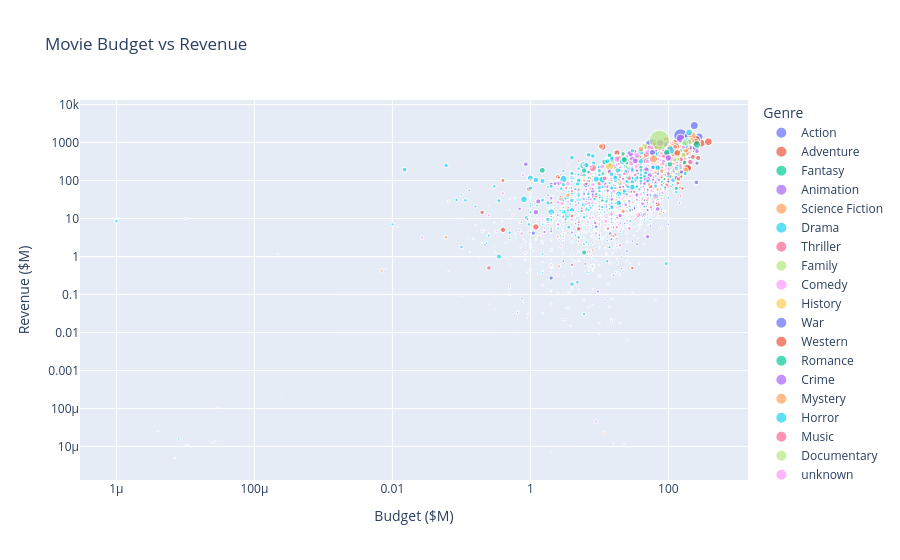

Source (notebook cell):
### Markdown cell above
### budget vs revenue

### Code cell
scatter_df = merged_df[
    (merged_df["budget_million"] > 0) &
    (merged_df["revenue_million"] > 0)
].copy()

fig_budget = px.scatter(
    scatter_df,
    x="budget_million",
    y="revenue_million",
    size="popularity",
    hover_name="title",
    color="primary_genre",
    log_x=True,
    log_y=True,
    title="Movie Budget vs Revenue",
    labels={
        "budget_million": "Budget ($M)",
        "revenue_million": "Revenue ($M)",
        "primary_genre": "Genre"
    }
)

fig_budget.show()

### Figure 1 — Plotly figure (JSON) as saved in the notebook; plotly's stock layout.template omitted (floating-point values rounded to 4 significant figures; data arrays with more than 128 entries replaced by an {"elided": "..."} marker saying what was removed)
{"data": [{"hovertemplate": "<b>%{hovertext}</b><br><br>Genre=Action<br>Budget ($M)=%{x}<br>Revenue ($M)=%{y}<br>popularity=%{marker.size}<extra></extra>", "hovertext": {"elided": "588 str values"}, "legendgroup": "Action", "marker": {"color": "#636efa", "size": {"elided": "588 float values"}, "sizemode": "area", "sizeref": 2.189, "symbol": "circle"}, "mode": "markers", "name": "Action", "showlegend": true, "type": "scattergl", "x": {"elided": "588 float values"}, "xaxis": "x", "y": {"elided": "588 float values"}, "yaxis": "y"}, {"hovertemplate": "<b>%{hovertext}</b><br><br>Genre=Adventure<br>Budget ($M)=%{x}<br>Revenue ($M)=%{y}<br>popularity=%{marker.size}<extra></extra>", "hovertext": {"elided": "288 str values"}, "legendgroup": "Adventure", "marker": {"color": "#EF553B", "size": {"elided": "288 float values"}, "sizemode": "area", "sizeref": 2.189, "symbol": "circle"}, "mode": "markers", "name": "Adventure", "showlegend": true, "type": "scattergl", "x": {"elided": "288 float values"}, "xaxis": "x", "y": {"elided": "288 float values"}, "yaxis": "y"}, {"hovertemplate": "<b>%{hovertext}</b><br><br>Genre=Fantasy<br>Budget ($M)=%{x}<br>Revenue ($M)=%{y}<br>popularity=%{marker.size}<extra></extra>", "hovertext": ["Spider-Man 3", "Oz: The Great and Powerful", "Evan Almighty", "Maleficent", "How to Train Your Dragon", "The Curious Case of Benjamin Button", "The Sorcerer's Apprentice", "Alice Through the Looking Glass", "Shrek the Third", "Hancock", "G-Force", "Rise of the Guardians", "Spider-Man", "How to Train Your Dragon 2", "Gods of Egypt", "Home", "R.I.P.D.", "Asterix at the Olympic Games", "Teenage Mutant Ninja Turtles: Out of the Shadows", "The Smurfs 2", "Eragon", "The Lovely Bones", "The Nutcracker: The Untold Story", "Meet Joe Black", "Nutty Professor II: The Klumps", "Bruce Almighty", "Bedtime Stories", "The Last Witch Hunter", "The League of Extraordinary Gentlemen", "Immortals", "Underworld: Awakening", "The Santa Clause 2", "The Kid", "The Green Mile", "Hellboy", "The Legend of Bagger Vance", "DragonHeart", "The Nutty Professor", "Casper", "Death Becomes Her", "Blade II", "Into the Woods", "Hansel & Gretel: Witch Hunters", "Beautiful Creatures", "Drive Angry", "Bedazzled", "The Flintstones", "The Ant Bully", "Underworld: Evolution", "Red Riding Hood", "Aliens vs Predator: Requiem", "The Island of Dr. Moreau", "Quest for Camelot", "The Crow", "Batman", "Underworld: Rise of the Lycans", "Krull", "Dragon Wars: D-War", "Babe", "Midnight in Paris", "The Age of Adaline", "Dawn of the Dead", "Nanny McPhee", "Don't Be Afraid of the Dark", "Muppets from Space", "Howl's Moving Castle", "The Adventurer: The Curse of the Midas Box", "Ghost", "The Santa Clause", "Underworld", "Edward Scissorhands", "Daybreakers", "To Die For", "Spirited Away", "Big", "Dragonslayer", "The Illusionist", "Pan's Labyrinth", "Enter the Void", "Beetlejuice", "Firestarter", "Being John Malkovich", "Aquamarine", "2046", "Gremlins", "Dogma", "Donnie Darko", "Night Watch", "Mirrormask", "Troll Hunter", "Jason Goes to Hell: The Final Friday", "Snow White and the Seven Dwarfs", "The Prophecy"], "legendgroup": "Fantasy", "marker": {"color": "#00cc96", "size": [115.7, 46.99, 27.08, 110.6, 67.26, 60.27, 35.58, 56.27, 42.99, 56.76, 26.71, 61.79, 82.5, 100.2, 56.26, 63.47, 39.45, 20.34, 39.87, 32.47, 30.86, 29.26, 3.593, 36.07, 17.78, 109.7, 23.53, 52.61, 47.44, 37.92, 58.4, 14.65, 18.28, 103.7, 47.48, 16.85, 31.79, 20.28, 19.83, 29.5, 67.17, 65.9, 53.03, 40.72, 30.39, 19.35, 28.96, 20.24, 49.02, 45.15, 39.38, 13.21, 16.06, 44.69, 44.1, 51.93, 9.905, 4.822, 34.37, 43.75, 82.05, 44.53, 24.36, 14.56, 6.589, 49.55, 8.843, 41.97, 16.23, 81.83, 47.51, 28.02, 12.31, 119.0, 20.72, 3.258, 36.96, 90.81, 20.4, 58.55, 11.38, 27.55, 16.93, 12.66, 45.07, 14.54, 61.21, 12.54, 7.758, 12.98, 10.34, 80.17, 11.82], "sizemode": "area", "sizeref": 2.189, "symbol": "circle"}, "mode": "markers", "name": "Fantasy", "showlegend": true, "type": "scattergl", "x": [258, 200, 175, 180, 165, 150, 150, 170, 160, 150, 150, 145, 139, 145, 140, 135, 130, 97.25, 135, 105, 100, 65, 90, 90, 84, 80, 80, 90, 78, 75, 70, 65, 65, 60, 66, 80, 57, 54, 50, 55, 54, 50, 50, 60, 50, 48, 46, 50, 50, 42, 40, 40, 40, 15, 35, 35, 27, 70, 30, 30, 25, 28, 25, 25, 24, 24, 25, 22, 22, 22, 20, 20, 20, 15, 18, 18, 40, 19, 13, 15, 15, 13, 12, 12, 11, 10, 6, 4.2, 4, 3.5, 3, 1.488, 8e-06], "xaxis": "x", "y": [890.9, 491.9, 173, 758.5, 494.9, 333.9, 215.3, 299.4, 799.0, 624.0, 292.8, 306.9, 821.7, 609.1, 150.7, 368.9, 61.65, 132.9, 245.6, 347.4, 249.3, 93.53, 16.18, 142.9, 123.3, 484.6, 212.9, 146.9, 179.3, 226.9, 160.1, 172.9, 69.7, 284.6, 99.32, 39.46, 115.3, 128.8, 287.9, 149.0, 155.0, 212.9, 224.8, 60.05, 28.93, 90.38, 341.6, 55.18, 111.3, 89.16, 41.8, 49.63, 38.17, 94, 411.3, 91.35, 16.52, 53.59, 254.1, 151.1, 65.66, 102.4, 122.5, 36.99, 16.29, 234.7, 0.006399, 505, 189.8, 95.71, 53, 51.42, 21.28, 274.9, 151.7, 14.11, 86.92, 83.26, 0.7542, 73.33, 17.08, 22.86, 23.01, 19.27, 153.1, 30.65, 1.271, 32, 0.867, 4.16, 15.94, 184.9, 1.6e-05], "yaxis": "y"}, {"hovertemplate": "<b>%{hovertext}</b><br><br>Genre=Animation<br>Budget ($M)=%{x}<br>Revenue ($M)=%{y}<br>popularity=%{marker.size}<extra></extra>", "hovertext": ["Tangled", "Monsters University", "Cars 2", "Toy Story 3", "Brave", "WALL·E", "A Christmas Carol", "Up", "Monsters vs Aliens", "Ratatouille", "Frozen", "Bolt", "Kung Fu Panda 2", "Mr. Peabody & Sherman", "Madagascar 3: Europe's Most Wanted", "Happy Feet Two", "Turbo", "Rango", "Dinosaur", "Megamind", "Rio 2", "Monsters, Inc.", "The Smurfs", "Home on the Range", "Stuart Little", "Epic", "Legend of the Guardians: The Owls of Ga'Hoole", "The Peanuts Movie", "Surf's Up", "Ice Age: Continental Drift", "Finding Nemo", "Toy Story 2", "Cloudy with a Chance of Meatballs", "Ice Age: Dawn of the Dinosaurs", "Mulan", "Atlantis: The Lost Empire", "Rio", "Happy Feet", "Hotel Transylvania", "Lilo & Stitch", "Robots", "Space Jam", "Hotel Transylvania 2", "Fantasia 2000", "Walking With Dinosaurs", "Looney Tunes: Back in Action", "Cloudy with a Chance of Meatballs 2", "The Secret Life of Pets", "Despicable Me 2", "Ice Age: The Meltdown", "Shark Tale", "Monster House", "Titan A.E.", "The Simpsons Movie", "Cars", "The SpongeBob Movie: Sponge Out of Water", "Legends of Oz: Dorothy's Return", "Despicable Me", "Ice Age", "Astro Boy", "Hop", "Chicken Little", "Coraline", "The Boxtrolls", "Free Birds", "The Pirates! In an Adventure with Scientists!", "Anastasia", "Barnyard", "Garfield", "Happily N'Ever After", "Foodfight!", "Pinocchio", "Chicken Run", "Escape from Planet Earth", "Frankenweenie", "Space Chimps", "Valiant", "Ponyo", "Cats Don't Dance", "Toy Story", "The SpongeBob SquarePants Movie", "Winnie the Pooh", "Aladdin", "The Rugrats Movie", "Space Pirate Captain Harlock", "Meet the Deedles", "Underdogs", "The Tigger Movie", "A Scanner Darkly", "Hoodwinked!", "Khumba", "The Land Before Time", "Ernest & Celestine", "Legend of a Rabbit", "Anomalisa", "The Snow Queen", "Fantasia", "Roadside Romeo", "Bambi"], "legendgroup": "Animation", "marker": {"color": "#ab63fa", "size": [48.68, 89.19, 49.99, 60.0, 125.1, 66.39, 39.74, 92.2, 36.17, 65.68, 165.1, 41.85, 51.25, 38.73, 44.99, 17.77, 44.77, 29.91, 26.55, 68.76, 42.4, 106.8, 36.65, 19.63, 30.48, 36.71, 37.32, 34.31, 23.23, 65.23, 85.69, 73.58, 46.78, 69.46, 67.43, 51.55, 46.2, 37.27, 56.26, 55.66, 29.56, 36.13, 61.69, 14.53, 10.09, 16.72, 41.25, 31.48, 136.9, 85.12, 47.09, 36.37, 14.44, 46.88, 82.64, 36.95, 6.682, 113.9, 99.56, 24.86, 16.79, 47.97, 51.15, 30.66, 14.41, 23.7, 45.57, 10.43, 17.67, 10.41, 5.259, 46.01, 31.79, 18.14, 27.91, 6.293, 14.05, 39.59, 4.098, 73.64, 27.87, 19.14, 92.98, 7.981, 14.73, 2.353, 14.87, 9.83, 26.09, 23.98, 6.46, 28.67, 11.1, 0.7387, 21.02, 5.339, 32.88, 0.2536, 47.65], "sizemode": "area", "sizeref": 2.189, "symbol": "circle"}, "mode": "markers", "name": "Animation", "showlegend": true, "type": "scattergl", "x": [260, 200, 200, 200, 185, 180, 200, 175, 175, 150, 150, 150, 150, 145, 145, 130, 135, 135, 127.5, 130, 103, 115, 110, 110, 133, 100, 80, 99, 85, 95, 94, 90, 100, 90, 90, 120, 90, 100, 85, 80, 75, 80, 80, 80, 80, 80, 78, 75, 76, 80, 75, 75, 75, 75, 120, 74, 70, 69, 59, 65, 63, 150, 60, 60, 55, 60, 53, 51, 50, 47, 65, 2.6, 45, 40, 39, 37, 35, 41.68, 32, 30, 30, 30, 28, 30, 30, 24, 22, 30, 8.7, 15, 20, 12.3, 12.52, 19, 8, 7, 2.28, 7, 0.858], "xaxis": "x", "y": [591.8, 743.6, 559.9, 1067.0, 539.0, 521.3, 325.2, 735.1, 381.5, 623.7, 1274.0, 310.0, 665.7, 272.9, 746.9, 150.4, 282.6, 245.7, 354.2, 321.9, 500.2, 562.8, 563.7, 104.0, 300.1, 268.4, 140.1, 246.2, 149.0, 877.2, 940.3, 497.4, 243.0, 886.7, 304.3, 186.1, 484.6, 384.3, 358.4, 145.8, 260.7, 250.2, 473.2, 90.87, 126.5, 68.51, 248.4, 876.0, 970.8, 660.9, 367.3, 140.2, 36.75, 527.1, 462.0, 311.6, 18.66, 543.5, 383.3, 44.09, 184.0, 314.4, 124.6, 108.3, 110, 118.3, 139.8, 72.78, 200.8, 38.09, 0.07371, 84.3, 224.8, 74.6, 35.29, 63.8, 19.48, 187.5, 3.567, 373.6, 140.2, 14.46, 504.1, 100.5, 17.14, 4.562, 24, 45.55, 7.66, 51.05, 27.19, 84.46, 8.109, 2.57, 5.659, 12.4, 83.32, 1.1, 267.4], "yaxis": "y"}, {"hovertemplate": "<b>%{hovertext}</b><br><br>Genre=Science Fiction<br>Budget ($M)=%{x}<br>Revenue ($M)=%{y}<br>popularity=%{marker.size}<extra></extra>", "hovertext": ["The Avengers", "Transformers: Revenge of the Fallen", "Transformers: Age of Extinction", "Jupiter Ascending", "X-Men: Apocalypse", "Dawn of the Planet of the Apes", "Terminator Genisys", "Star Trek", "The Incredible Hulk", "Ant-Man", "After Earth", "The Hunger Games: Mockingjay - Part 1", "Prometheus", "Elysium", "Star Wars: Episode III - Revenge of the Sith", "Teenage Mutant Ninja Turtles", "Gravity", "Ender's Game", "Mission to Mars", "The 6th Day", "The Hunger Games", "The Time Machine", "The Invasion", "Unbreakable", "Sphere", "Star Trek: Insurrection", "Blade: Trinity", "Alien: Resurrection", "Planet 51", "Star Trek: Nemesis", "The Flintstones in Viva Rock Vegas", "Alien³", "The Adjustment Bureau", "Star Trek: First Contact", "Sunshine", "Serenity", "Star Trek: Generations", "Riddick", "Hot Tub Time Machine", "Star Trek: The Motion Picture", "Species", "Predator 2", "Flash Gordon", "District 9", "Star Trek V: The Final Frontier", "Ultraviolet", "Blade Runner", "Star Trek VI: The Undiscovered Country", "Self/less", "Teenage Mutant Ninja Turtles II: The Secret of the Ooze", "Star Trek IV: The Voyage Home", "Firefox", "Close Encounters of the Third Kind", "Eternal Sunshine of the Spotless Mind", "Star Trek III: The Search for Spock", "Austin Powers: International Man of Mystery", "Predator", "Steel", "The Butterfly Effect", "Baby Geniuses", "The Mist", "Chronicle", "Project Almanac", "Space Battleship Yamato", "Invaders from Mars", "2001: A Space Odyssey", "E.T. the Extra-Terrestrial", "Recess: School's Out", "Skyline", "Barbarella", "Akira", "The Andromeda Strain", "Escape from New York", "Moon", "The Purge", "The Divide", "Timecrimes", "Robot & Frank", "Primer"], "legendgroup": "Science Fiction", "marker": {"color": "#FFA15A", "size": [144.4, 21.94, 116.8, 85.37, 139.3, 243.8, 202.0, 73.62, 62.9, 120.1, 42.84, 206.2, 68.89, 67.34, 44.11, 143.4, 110.2, 45.95, 16.06, 18.45, 68.55, 25.98, 15.67, 42.01, 18.66, 19.71, 49.66, 37.45, 23.66, 21.61, 6.248, 45.86, 26.61, 25.67, 51.5, 45.39, 14.78, 46.63, 33.93, 24.62, 23.61, 27.93, 12.34, 63.14, 19.58, 15.9, 94.06, 16.19, 66.1, 15.51, 22.26, 8.701, 52.46, 56.48, 15.31, 36.16, 50.01, 2.849, 73.31, 4.58, 37.1, 64.5, 32.94, 5.158, 4.234, 86.2, 56.11, 5.699, 26.27, 14.17, 39.34, 12.52, 24.35, 46.11, 54.4, 11.88, 19.03, 23.42, 23.31], "sizemode": "area", "sizeref": 2.189, "symbol": "circle"}, "mode": "markers", "name": "Science Fiction", "showlegend": true, "type": "scattergl", "x": [220, 150, 210, 176.0, 178, 170, 155, 150, 150, 130, 130, 125, 130, 115, 113, 125, 105, 110, 90, 82, 75, 80, 80, 75, 75, 70, 65, 70, 70, 60, 83, 50, 50.2, 46, 50, 39, 38, 38, 36, 35, 35, 35, 35, 30, 30, 30, 28, 27, 26, 25, 24, 18, 20, 20, 18, 16.5, 18, 16, 13, 12, 18, 15, 12, 12, 12, 10.5, 10.5, 10, 10, 9, 8, 6.5, 6, 5, 3, 3, 2.6, 2.5, 0.007], "xaxis": "x", "y": [1520.0, 836.3, 1091.0, 184.0, 543.9, 710.6, 440.6, 385.7, 163.7, 519.3, 243.8, 752.1, 403.2, 286.1, 850, 477.2, 716.4, 125.5, 60.87, 96.09, 691.2, 123.7, 15.07, 248.1, 13.1, 118, 128.9, 162, 104.9, 67.31, 59.47, 159.8, 127.9, 150, 32.02, 38.87, 120, 98.34, 64.57, 139, 113.4, 57.12, 27.11, 210.8, 70.2, 31.07, 33.14, 96.9, 30.52, 78, 133, 70.69, 303.8, 72.26, 87, 67.68, 98.24, 1.686, 96.06, 36.45, 57.1, 145, 32.25, 11.21, 4.885, 68.7, 792.9, 44.46, 66.82, 2.5, 0.5532, 12.38, 50.24, 9.76, 89.33, 0.022, 0.5532, 3.325, 0.4248], "yaxis": "y"}, {"hovertemplate": "<b>%{hovertext}</b><br><br>Genre=Drama<br>Budget ($M)=%{x}<br>Revenue ($M)=%{y}<br>popularity=%{marker.size}<extra></extra>", "hovertext": {"elided": "747 str values"}, "legendgroup": "Drama", "marker": {"color": "#19d3f3", "size": {"elided": "747 float values"}, "sizemode": "area", "sizeref": 2.189, "symbol": "circle"}, "mode": "markers", "name": "Drama", "showlegend": true, "type": "scattergl", "x": {"elided": "747 float values"}, "xaxis": "x", "y": {"elided": "747 float values"}, "yaxis": "y"}, {"hovertemplate": "<b>%{hovertext}</b><br><br>Genre=Thriller<br>Budget ($M)=%{x}<br>Revenue ($M)=%{y}<br>popularity=%{marker.size}<extra></extra>", "hovertext": ["Battleship", "Angels & Demons", "The Da Vinci Code", "Ghost Rider", "Ocean's Twelve", "Planet of the Apes", "The Taking of Pelham 1 2 3", "In the Heart of the Sea", "Transcendence", "Rise of the Planet of the Apes", "The Girl with the Dragon Tattoo", "The Haunted Mansion", "The Saint", "Ocean's Eleven", "The Expendables", "Road to Perdition", "Red Planet", "A Sound of Thunder", "Now You See Me", "The Kingdom", "Hard Rain", "The Sum of All Fears", "The Happening", "The Equalizer", "Flightplan", "The Phantom of the Opera", "Grindhouse", "Zero Dark Thirty", "Super 8", "Don't Say a Word", "Unfaithful", "Firewall", "Out of Time", "Eastern Promises", "Traffic", "Taken 3", "The Ghost Writer", "The Talented Mr. Ripley", "Bridge of Spies", "Secret Window", "8MM", "The Impossible", "Disturbia", "Reindeer Games", "Gattaca", "Abduction", "Broken City", "Femme Fatale", "Source Code", "The Number 23", "Mystic River", "Side Effects", "Assault on Precinct 13", "Pride and Glory", "Timecop", "Dracula 2000", "Money Monster", "The 51st State", "Pain & Gain", "The Bodyguard", "Contraband", "Blood Ties", "The Gambler", "The Box", "The Counselor", "Pitch Black", "The Transporter Refueled", "Out of the Furnace", "Boogeyman", "Premonition", "The Bank Job", "Silent Hill: Revelation 3D", "The Frozen Ground", "Left Behind", "Red Lights", "The Prince", "Escobar: Paradise Lost", "The Roommate", "Double Impact", "The Thirteenth Floor", "Trance", "Snitch", "A Most Wanted Man", "The In Crowd", "Idle Hands", "Mulholland Drive", "Transsiberian", "A Perfect Getaway", "Under the Skin", "The Vatican Tapes", "WarGames", "Snatch", "Phone Booth", "The Gift", "The Iceman", "Awake", "Pulp Fiction", "American Psycho", "Swimming Pool", "The Neon Demon", "Harry Brown", "Desperado", "Split Second", "[REC]²", "10 Cloverfield Lane", "The Lazarus Effect", "The Machinist", "Kill the Messenger", "Take Shelter", "Airlift", "The Boy Next Door", "Margin Call", "Demonic", "I Spit on Your Grave", "The Devil Inside", "Cube", "The Canyons", "The Signal"], "legendgroup": "Thriller", "marker": {"color": "#FF6692", "size": [64.93, 67.45, 45.31, 46.83, 76.84, 51.19, 40.6, 50.77, 58.99, 138.4, 47.65, 16.3, 20.91, 60.93, 77.58, 49.08, 13.8, 7.343, 71.12, 26.12, 10.93, 22.39, 20.5, 79.92, 32.05, 18.93, 16.64, 38.31, 37.07, 11.6, 14.38, 18.19, 14.99, 35.48, 25.17, 88.84, 21.12, 31.39, 48.45, 32.91, 25.58, 47.56, 31.69, 11.47, 70.4, 19.89, 29.49, 9.073, 59.2, 23.2, 31.24, 48.24, 18.71, 10.7, 13.31, 6.757, 38.28, 9.67, 31.89, 26.58, 31.36, 12.76, 22.62, 21.61, 35.02, 18.49, 25.0, 29.23, 11.62, 22.05, 30.39, 23.29, 28.06, 33.45, 22.75, 21.64, 25.11, 11.81, 10.48, 19.89, 38.8, 30.56, 26.71, 0.2492, 8.583, 31.61, 11.43, 20.79, 29.78, 10.48, 23.16, 53.6, 38.02, 27.25, 19.49, 18.17, 121.5, 45.31, 11.0, 38.15, 16.83, 25.51, 4.857, 22.34, 53.7, 20.3, 35.25, 21.34, 19.81, 2.552, 24.16, 26.26, 12.56, 26.28, 13.15, 44.66, 6.979, 27.66], "sizemode": "area", "sizeref": 2.189, "symbol": "circle"}, "mode": "markers", "name": "Thriller", "showlegend": true, "type": "scattergl", "x": [209, 150, 125, 110, 110, 100, 100, 100, 100, 93, 90, 90, 68, 85, 80, 80, 80, 80, 75, 70, 70, 68, 60, 55, 55, 70, 67, 40, 50, 50, 50, 45, 50, 51.5, 48, 48, 45, 40, 40, 40, 40, 42, 20, 42, 36, 35, 56, 35, 32, 30, 25, 30, 30, 30, 27, 28, 27, 2.8e-05, 25, 25, 25, 25.5, 25, 30, 25, 23, 25, 22, 20, 20, 20, 20, 27.22, 16, 14, 18, 17, 16, 15, 16, 20, 35, 15, 15, 25, 15, 15, 14, 13.3, 13, 12, 10, 13, 5, 20, 86, 8, 7, 7.8, 7, 7.3, 7, 7e-06, 5.6, 15, 3.3, 5, 5, 5, 4.5, 4, 3.5, 3, 2, 1, 0.25, 0.25, 4], "xaxis": "x", "y": [303.0, 356.6, 767.8, 228.7, 362.7, 362.2, 150.2, 93.82, 103.0, 482.9, 232.6, 182.3, 118.1, 450.7, 274.5, 181.0, 33.46, 5.99, 117.7, 86.66, 19.87, 193, 163.4, 192.3, 223.4, 154.6, 25.04, 132.8, 260.1, 100.0, 119.1, 82.8, 55.5, 55.11, 207.5, 325.8, 60.22, 128.8, 165.5, 92.91, 96.62, 180.3, 117.8, 32.17, 12.53, 82.09, 19.7, 16.84, 147.3, 77.57, 156.8, 63.37, 35.29, 31.15, 101.6, 33.0, 93.28, 1.4e-05, 86.18, 411.0, 63.1, 2.415, 39.17, 33.33, 71.01, 53.19, 72.63, 15.4, 67.19, 84.15, 64.82, 52.3, 5.497, 19.68, 13.55, 266.6, 3.758, 40.49, 30.1, 18.56, 24.26, 42.93, 31.55, 5.217, 4.152, 20.12, 5.926, 22.85, 5.38, 1.785, 79.57, 83.56, 97.84, 58.98, 1.969, 14.37, 213.9, 34.27, 22.44, 1.333, 10.33, 25.41, 5e-06, 18.47, 108.3, 64.11, 8.203, 2.451, 3.099, 32, 52.43, 19.5, 3.387, 0.5728, 101.8, 0.5018, 0.05683, 0.6009], "yaxis": "y"}, {"hovertemplate": "<b>%{hovertext}</b><br><br>Genre=Family<br>Budget ($M)=%{x}<br>Revenue ($M)=%{y}<br>popularity=%{marker.size}<extra></extra>", "hovertext": ["Alice in Wonderland", "The Jungle Book", "Wreck-It Ralph", "Madagascar: Escape 2 Africa", "Bee Movie", "Penguins of Madagascar", "How the Grinch Stole Christmas", "Stuart Little 2", "Where the Wild Things Are", "The Lion King", "Madagascar", "Hairspray", "Minions", "The Angry Birds Movie", "Zathura: A Space Adventure", "Jingle All the Way", "ParaNorman", "Sinbad: Legend of the Seven Seas", "Paddington", "Marmaduke", "Dolphin Tale 2", "Ella Enchanted", "Zoom", "Alexander and the Terrible, Horrible, No Good, Very Bad Day", "Spy Kids: All the Time in the World", "Mr. Bean's Holiday", "Space Dogs", "The Little Vampire", "The Jungle Book 2", "Alpha and Omega", "The Nutcracker", "Diary of a Wimpy Kid: Rodrick Rules", "Catch That Kid", "The Lizzie McGuire Movie", "Earth to Echo", "Time Bandits", "The Man from Snowy River", "Willy Wonka & the Chocolate Factory"], "legendgroup": "Family", "marker": {"color": "#B6E880", "size": [78.53, 94.2, 62.34, 44.14, 29.33, 84.37, 45.42, 27.99, 31.59, 90.46, 48.11, 31.16, 875.6, 45.72, 15.19, 22.5, 39.54, 18.82, 39.88, 12.26, 6.968, 22.72, 10.3, 22.15, 14.79, 27.68, 5.754, 4.365, 19.82, 12.3, 0.06823, 14.33, 4.493, 11.93, 17.37, 14.78, 3.656, 23.98], "sizemode": "area", "sizeref": 2.189, "symbol": "circle"}, "mode": "markers", "name": "Family", "showlegend": true, "type": "scattergl", "x": [200, 175, 165, 150, 150, 132, 123, 120, 100, 45, 75, 50, 74, 73, 65, 60, 60, 60, 55, 50, 36, 31, 35, 28, 27, 25, 25, 22, 20, 20, 19, 21, 18, 17, 13, 5, 3.5, 3], "xaxis": "x", "y": [1025.0, 966.6, 471.2, 603.9, 287.6, 373.6, 345.1, 170.0, 100.1, 788.2, 532.7, 90.45, 1157.0, 349.8, 64.32, 129.8, 107.1, 26.29, 259.2, 83.76, 52.42, 27.39, 12.51, 100.7, 85.56, 229.7, 6.5, 13.56, 135.7, 39.3, 2.12, 72.42, 16.7, 55.53, 45.3, 42.37, 20.66, 4], "yaxis": "y"}, {"hovertemplate": "<b>%{hovertext}</b><br><br>Genre=Comedy<br>Budget ($M)=%{x}<br>Revenue ($M)=%{y}<br>popularity=%{marker.size}<extra></extra>", "hovertext": {"elided": "634 str values"}, "legendgroup": "Comedy", "marker": {"color": "#FF97FF", "size": {"elided": "634 float values"}, "sizemode": "area", "sizeref": 2.189, "symbol": "circle"}, "mode": "markers", "name": "Comedy", "showlegend": true, "type": "scattergl", "x": {"elided": "634 float values"}, "xaxis": "x", "y": {"elided": "634 float values"}, "yaxis": "y"}, {"hovertemplate": "<b>%{hovertext}</b><br><br>Genre=History<br>Budget ($M)=%{x}<br>Revenue ($M)=%{y}<br>popularity=%{marker.size}<extra></extra>", "hovertext": ["Pearl Harbor", "Public Enemies", "Lincoln", "Evita", "Nixon", "Tora! Tora! Tora!", "Waterloo", "In the Valley of Elah", "Selma", "Milk", "Mongol: The Rise of Genghis Khan", "The Imitation Game", "The Iron Lady", "For Greater Glory - The True Story of Cristiada", "Butch Cassidy and the Sundance Kid", "The Egyptian", "Inside Deep Throat", "Woodstock"], "legendgroup": "History", "marker": {"color": "#FECB52", "size": [34.21, 33.69, 36.31, 7.027, 3.77, 9.796, 1.895, 15.68, 29.02, 30.91, 10.14, 145.4, 23.38, 5.76, 24.5, 4.079, 3.98, 3.41], "sizemode": "area", "sizeref": 2.189, "symbol": "circle"}, "mode": "markers", "name": "History", "showlegend": true, "type": "scattergl", "x": [140, 80, 65, 55, 44, 25.48, 25, 23, 20, 20, 18, 14, 13, 12, 6, 5, 2, 0.6], "xaxis": "x", "y": [449.2, 214.1, 275.3, 141.0, 13.68, 29.55, 3.052, 29.54, 66.79, 54.59, 26.53, 233.6, 115.0, 9.623, 102.3, 15, 0.6536, 34.51], "yaxis": "y"}, {"hovertemplate": "<b>%{hovertext}</b><br><br>Genre=War<br>Budget ($M)=%{x}<br>Revenue ($M)=%{y}<br>popularity=%{marker.size}<extra></extra>", "hovertext": ["Alexander", "Green Zone", "Enemy at the Gates", "Fury", "The Monuments Men", "American Sniper", "Flags of Our Fathers", "Free State of Jones", "The Four Feathers", "The Horseman on the Roof", "The Good German", "Glory", "The Water Diviner", "Catch-22", "The Boy in the Striped Pyjamas", "5 Days of War", "Major Dundee", "From Here to Eternity"], "legendgroup": "War", "marker": {"color": "#636efa", "size": [39.02, 30.25, 41.27, 139.6, 43.87, 87.53, 23.94, 21.59, 10.1, 2.877, 5.348, 16.1, 22.1, 4.504, 34.82, 5.728, 3.49, 6.915], "sizemode": "area", "sizeref": 2.189, "symbol": "circle"}, "mode": "markers", "name": "War", "showlegend": true, "type": "scattergl", "x": [155, 100, 68, 68, 70, 58.8, 90, 50, 35, 35, 32, 18, 22.5, 18, 12.5, 20, 3.8, 1.65], "xaxis": "x", "y": [167.3, 94.88, 96.98, 211.8, 155.0, 542.3, 65.9, 25.04, 29.88, 15, 5.915, 26.83, 15.52, 24.91, 20.42, 0.01748, 0.01487, 30.5], "yaxis": "y"}, {"hovertemplate": "<b>%{hovertext}</b><br><br>Genre=Western<br>Budget ($M)=%{x}<br>Revenue ($M)=%{y}<br>popularity=%{marker.size}<extra></extra>", "hovertext": ["The Revenant", "The Alamo", "Spirit: Stallion of the Cimarron", "Hidalgo", "3:10 to Yuma", "Open Range", "The Homesman", "Unforgiven", "The Long Riders", "Duel in the Sun", "High Plains Drifter", "Once Upon a Time in the West", "Pat Garrett & Billy the Kid", "The Man Who Shot Liberty Valance", "Red River", "Blazing Saddles", "Hang 'em High", "She Wore a Yellow Ribbon", "Shalako", "The Good, the Bad and the Ugly", "High Noon", "A Fistful of Dollars"], "legendgroup": "Western", "marker": {"color": "#EF553B", "size": [100.6, 10.66, 41.67, 16.76, 48.8, 19.07, 20.59, 37.38, 2.96, 7.604, 19.13, 49.33, 4.495, 11.74, 5.345, 22.79, 11.76, 8.535, 3.598, 88.38, 18.64, 38.77], "sizemode": "area", "sizeref": 2.189, "symbol": "circle"}, "mode": "markers", "name": "Western", "showlegend": true, "type": "scattergl", "x": [135, 145, 80, 100, 55, 22, 16, 14, 10, 6, 5.5, 5, 4.639, 3.2, 3, 2.6, 1.8, 1.6, 1.455, 1.2, 0.73, 0.2], "xaxis": "x", "y": [533.0, 25.82, 122.6, 108.1, 70.02, 68.3, 3.443, 159.2, 15.8, 20.4, 15.7, 5.322, 11, 8, 9.012, 119.5, 6.8, 5.4, 2.62, 6, 8, 14.5], "yaxis": "y"}, {"hovertemplate": "<b>%{hovertext}</b><br><br>Genre=Romance<br>Budget ($M)=%{x}<br>Revenue ($M)=%{y}<br>popularity=%{marker.size}<extra></extra>", "hovertext": ["The Princess and the Frog", "Cinderella", "Cinderella Man", "Just Go with It", "Fool's Gold", "Entrapment", "Focus", "Two Weeks Notice", "Duplicity", "The Break-Up", "The Book of Life", "Out of Sight", "Monster-in-Law", "Kicking & Screaming", "The Sweetest Thing", "Notting Hill", "Dracula", "Julie & Julia", "The Lake House", "Against the Ropes", "What to Expect When You're Expecting", "Friends with Benefits", "The Notebook", "Message in a Bottle", "Corpse Bride", "The Next Three Days", "Safe Haven", "Pride and Prejudice and Zombies", "Shakespeare in Love", "The House Bunny", "Don Juan DeMarco", "Return to Me", "I Don't Know How She Does It", "Her", "There's Something About Mary", "Joyeux Noël", "To Rome with Love", "Moonlight Mile", "My Best Friend's Girl", "Leap Year", "The Mask", "My Big Fat Greek Wedding 2", "Honey", "The Wraith", "Soul Plane", "Groundhog Day", "Pretty Woman", "Little Children", "Flipped", "The Fault in Our Stars", "What's Eating Gilbert Grape", "In the Land of Women", "The DUFF", "Yeh Jawaani Hai Deewani", "Fido", "Beyond the Lights", "Outside Providence", "Freeheld", "A Home at the End of the World", "Mallrats", "Grease", "Fifty Shades of Black", "The Blue Lagoon", "The Crying Game", "Dreaming of Joseph Lees", "Before Midnight", "Shortbus", "Buffalo '66", "My Beautiful Laundrette", "Tiny Furniture"], "legendgroup": "Romance", "marker": {"color": "#00cc96", "size": [62.48, 101.2, 24.1, 37.03, 21.79, 25.88, 59.63, 24.15, 13.63, 26.25, 34.89, 16.0, 10.41, 8.993, 18.66, 28.97, 45.02, 22.85, 29.89, 2.817, 27.01, 40.53, 55.11, 10.81, 43.57, 34.42, 37.73, 28.4, 31.79, 25.84, 8.871, 5.771, 8.631, 53.68, 57.11, 13.96, 15.01, 8.982, 17.15, 21.96, 85.3, 16.03, 18.49, 10.48, 9.4, 52.74, 45.47, 11.94, 24.21, 74.36, 33.28, 12.79, 40.29, 3.353, 5.245, 8.079, 2.627, 8.185, 5.484, 16.14, 67.61, 14.95, 22.59, 8.84, 0.1162, 23.3, 14.85, 10.01, 3.703, 2.38], "sizemode": "area", "sizeref": 2.189, "symbol": "circle"}, "mode": "markers", "name": "Romance", "showlegend": true, "type": "scattergl", "x": [105, 95, 88, 80, 70, 66, 50.1, 60, 78.15, 52, 50, 48, 43, 45, 43, 42, 40, 40, 40, 39, 40, 35, 29, 80, 40, 30, 28, 28, 25, 25, 25, 24, 24, 23, 23, 22, 17, 21, 20, 19, 23, 18, 18, 2.7, 16, 14.6, 14, 26, 14, 12, 11, 10, 8.5, 7.7, 8, 7, 7, 7, 6.5, 6, 6, 20, 4.5, 3.706, 2, 3, 2, 1.5, 0.86, 0.065], "xaxis": "x", "y": [267.0, 543.5, 108.5, 214.9, 111.2, 212.4, 154.0, 93.35, 60, 205.0, 97.44, 77.75, 154.7, 56.07, 68.7, 363.9, 215.9, 129.5, 114.8, 6.614, 79.7, 150.5, 115.6, 118.9, 117.2, 51.15, 97.59, 16.37, 289.3, 70.44, 22.2, 36.61, 30.55, 47.35, 369.9, 17.71, 73.24, 10.01, 36.62, 29.92, 351.6, 88.92, 62.65, 3.5, 14.82, 70.91, 463, 14.82, 1.755, 307.2, 30, 17.5, 43.53, 46, 0.4262, 14.62, 7.292, 0.5733, 1.549, 2.123, 181.8, 21.16, 58.85, 62.55, 7e-06, 11.18, 5.179, 2.375, 2.452, 0.4165], "yaxis": "y"}, {"hovertemplate": "<b>%{hovertext}</b><br><br>Genre=Crime<br>Budget ($M)=%{x}<br>Revenue ($M)=%{y}<br>popularity=%{marker.size}<extra></extra>", "hovertext": {"elided": "141 str values"}, "legendgroup": "Crime", "marker": {"color": "#ab63fa", "size": {"elided": "141 float values"}, "sizemode": "area", "sizeref": 2.189, "symbol": "circle"}, "mode": "markers", "name": "Crime", "showlegend": true, "type": "scattergl", "x": {"elided": "141 float values"}, "xaxis": "x", "y": {"elided": "141 float values"}, "yaxis": "y"}, {"hovertemplate": "<b>%{hovertext}</b><br><br>Genre=Mystery<br>Budget ($M)=%{x}<br>Revenue ($M)=%{y}<br>popularity=%{marker.size}<extra></extra>", "hovertext": ["Scooby-Doo", "Eagle Eye", "Hostage", "Sky Captain and the World of Tomorrow", "The X Files", "Eyes Wide Shut", "Gone Girl", "Domestic Disturbance", "The Sixth Sense", "Identity", "Dark City", "Mindhunters", "Joy Ride", "Before I Go to Sleep", "Nerve", "The Crazies", "Joe Dirt", "Slow Burn", "Disturbing Behavior", "The Midnight Meat Train", "My Bloody Valentine", "In the Cut", "The Fourth Kind", "Memento", "The Witch", "Torn Curtain", "Pi"], "legendgroup": "Mystery", "marker": {"color": "#FFA15A", "size": [31.44, 46.89, 23.66, 24.66, 18.6, 27.87, 143.0, 8.419, 73.09, 45.92, 39.32, 17.19, 11.18, 48.78, 62.93, 28.87, 15.98, 6.631, 9.379, 19.91, 13.71, 10.54, 22.89, 60.72, 50.32, 7.925, 27.79], "sizemode": "area", "sizeref": 2.189, "symbol": "circle"}, "mode": "markers", "name": "Mystery", "showlegend": true, "type": "scattergl", "x": [84, 80, 52, 70, 66, 65, 61, 75, 40, 30, 27, 27, 23, 22, 20, 20, 17.7, 15.5, 15, 15, 15, 12, 10, 9, 3.5, 3, 0.06], "xaxis": "x", "y": [275.7, 178.1, 77.94, 57.96, 189.2, 162.1, 369.3, 54.25, 672.8, 90.26, 27.2, 21.15, 36.64, 15.45, 83.71, 54.96, 30.99, 1.238, 17.51, 3.533, 100.7, 2.3e-05, 42.33, 39.72, 40.42, 13, 3.221], "yaxis": "y"}, {"hovertemplate": "<b>%{hovertext}</b><br><br>Genre=Horror<br>Budget ($M)=%{x}<br>Revenue ($M)=%{y}<br>popularity=%{marker.size}<extra></extra>", "hovertext": {"elided": "197 str values"}, "legendgroup": "Horror", "marker": {"color": "#19d3f3", "size": {"elided": "197 float values"}, "sizemode": "area", "sizeref": 2.189, "symbol": "circle"}, "mode": "markers", "name": "Horror", "showlegend": true, "type": "scattergl", "x": {"elided": "197 float values"}, "xaxis": "x", "y": {"elided": "197 float values"}, "yaxis": "y"}, {"hovertemplate": "<b>%{hovertext}</b><br><br>Genre=Music<br>Budget ($M)=%{x}<br>Revenue ($M)=%{y}<br>popularity=%{marker.size}<extra></extra>", "hovertext": ["The Cotton Club", "Jersey Boys", "Rock Star", "Step Up Revolution", "Take the Lead", "The Blues Brothers", "Wayne's World", "Team America: World Police", "Battle of the Year", "Metallica: Through the Never", "Step Up 2: The Streets", "U2 3D", "Raise Your Voice", "54", "Step Up", "Yentl", "The Pirate", "Show Boat", "42nd Street", "Tupac: Resurrection"], "legendgroup": "Music", "marker": {"color": "#FF6692", "size": [8.591, 14.2, 11.61, 29.78, 9.0, 44.71, 21.82, 26.51, 8.237, 7.872, 28.97, 0.3352, 10.91, 11.88, 45.48, 3.389, 0.9052, 1.606, 1.933, 1.315], "sizemode": "area", "sizeref": 2.189, "symbol": "circle"}, "mode": "markers", "name": "Music", "showlegend": true, "type": "scattergl", "x": [58, 40, 57, 33, 30, 27, 20, 32, 20, 18, 23, 15, 15, 13, 12, 12, 3.7, 2.3, 0.439, 0.3], "xaxis": "x", "y": [25.93, 67.35, 16.99, 140.5, 34.74, 115.2, 121.7, 50.91, 16.55, 7.973, 150.8, 22.73, 14.87, 16.76, 114.2, 30.4, 2.956, 11, 2.281, 7.809], "yaxis": "y"}, {"hovertemplate": "<b>%{hovertext}</b><br><br>Genre=Documentary<br>Budget ($M)=%{x}<br>Revenue ($M)=%{y}<br>popularity=%{marker.size}<extra></extra>", "hovertext": ["Winged Migration", "Capitalism: A Love Story", "Justin Bieber: Never Say Never", "Katy Perry: Part of Me", "Sicko", "Glee: The Concert Movie", "Fahrenheit 9/11", "Dolphins and Whales: Tribes of the Ocean", "Jackass: The Movie", "Sea Rex 3D: Journey to a Prehistoric World", "March of the Penguins", "Bowling for Columbine", "Freakonomics", "Riding Giants", "2016: Obama's America", "Inside Job", "No End in Sight", "Pink Ribbons, Inc.", "An Inconvenient Truth", "Who Killed the Electric Car?", "The Act of Killing", "Taxi to the Dark Side", "Hoop Dreams", "Beyond the Mat", "Sholem Aleichem: Laughing In The Darkness", "Tarnation", "Murderball", "Ayurveda: Art of Being", "Roger & Me", "Super Size Me"], "legendgroup": "Documentary", "marker": {"color": "#B6E880", "size": [3.751, 10.5, 6.736, 8.411, 14.1, 9.934, 16.21, 0.04165, 14.75, 4.498, 17.54, 11.41, 1.781, 0.8959, 0.9736, 16.93, 2.284, 0.09791, 14.14, 5.323, 8.887, 0.7486, 9.188, 2.779, 0.1096, 1.063, 1.086, 0.05587, 3.285, 10.4], "sizemode": "area", "sizeref": 2.189, "symbol": "circle"}, "mode": "markers", "name": "Documentary", "showlegend": true, "type": "scattergl", "x": [35.87, 20, 13, 12, 9, 9, 6, 6, 5, 5, 8, 4, 3, 2.6, 2.5, 2, 2, 0.9, 1, 1, 1, 1, 0.7, 2.054, 0.5, 0.000218, 0.3, 0.3, 0.16, 0.065], "xaxis": "x", "y": [20.22, 17.44, 98.44, 32.73, 24.54, 18.66, 119.1, 7.519, 64.28, 4.074, 127.4, 35.56, 0.1037, 3.166, 33.4, 7.872, 1.432, 0.025, 46.24, 1.679, 0.4446, 0.2747, 7.831, 0.5, 0.8452, 1.162, 1.75, 2.074, 6.706, 28.58], "yaxis": "y"}, {"hovertemplate": "<b>%{hovertext}</b><br><br>Genre=unknown<br>Budget ($M)=%{x}<br>Revenue ($M)=%{y}<br>popularity=%{marker.size}<extra></extra>", "hovertext": ["The Book of Mormon Movie, Volume 1: The Journey"], "legendgroup": "unknown", "marker": {"color": "#FF97FF", "size": [0.03195], "sizemode": "area", "sizeref": 2.189, "symbol": "circle"}, "mode": "markers", "name": "unknown", "showlegend": true, "type": "scattergl", "x": [2], "xaxis": "x", "y": [1.673], "yaxis": "y"}, {"hovertemplate": "<b>%{hovertext}</b><br><br>Genre=Foreign<br>Budget ($M)=%{x}<br>Revenue ($M)=%{y}<br>popularity=%{marker.size}<extra></extra>", "hovertext": ["Burn"], "legendgroup": "Foreign", "marker": {"color": "#FECB52", "size": [0.1267], "sizemode": "area", "sizeref": 2.189, "symbol": "circle"}, "mode": "markers", "name": "Foreign", "showlegend": true, "type": "scattergl", "x": [0.225], "xaxis": "x", "y": [0.1113], "yaxis": "y"}], "layout": {"legend": {"itemsizing": "constant", "title": {"text": "Genre"}, "tracegroupgap": 0}, "title": {"text": "Movie Budget vs Revenue"}, "xaxis": {"anchor": "y", "domain": [0, 1], "title": {"text": "Budget ($M)"}, "type": "log"}, "yaxis": {"anchor": "x", "domain": [0, 1], "title": {"text": "Revenue ($M)"}, "type": "log"}}}
